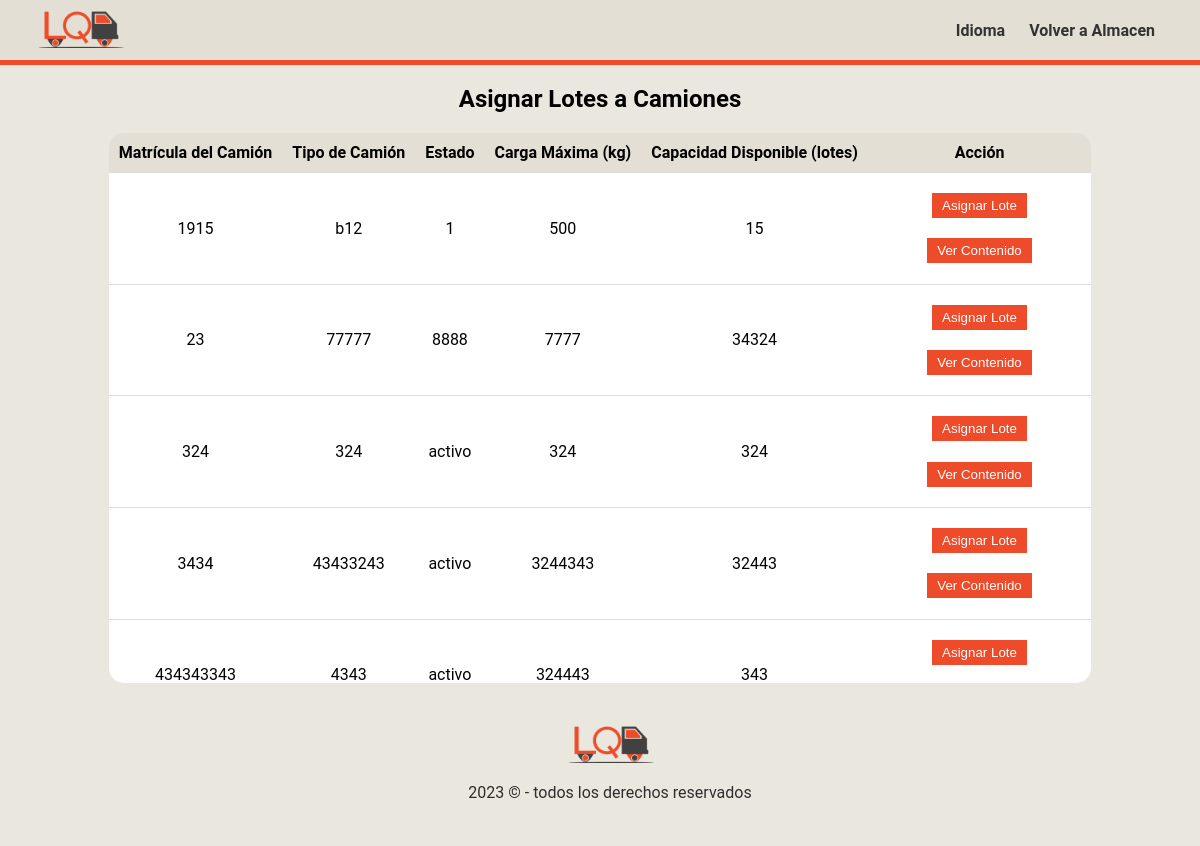
The page /api/almacen/views/vistaAsignarLotes.php (signed in) on the database its author committed.
### tables this page shows
CREATE TABLE `vehiculopesado` (
  `matricula` varchar(30) NOT NULL,
  `pesoMax` int(30) NOT NULL,
  `estado` varchar(30) NOT NULL,
  `tipoCamion` varchar(30) NOT NULL,
  `tamanoCaja` varchar(30) NOT NULL
);

### api/almacen/models/modelo.php (called while the page is built, shortened)
<?php
class Modelo {
    private $conexion;
    public function __construct() {
        $this->conexion = new mysqli("localhost", "root", "", "logiq");
    }
    public function obtenerVehiculosPesados(){
            $instruccion = "SELECT * FROM vehiculopesado";
            $resultado = $this->conexion->query($instruccion);
        $vPesado = array();
            while ($fila = $resultado->fetch_assoc()) {
                $vPesado[] = array(
                    "matricula" => $fila["matricula"],
                    "pesoMax" => $fila["pesoMax"],
                    "estado" => $fila["estado"],
                    "tipoCamion" => $fila["tipoCamion"],
                    "tamanoCaja" => $fila["tamanoCaja"]
                );
            }
            return json_encode($vPesado);
    }
}
?>

### api/almacen/controllers/controlador.php (called while the page is built, shortened)
<?php
include(__DIR__ . '/../models/modelo.php');
class Controlador
{
    private $modelo;
    public function __construct()
    {
        $this->modelo = new Modelo();
    }
    public function obtenerVehiculosPesados()
    {
        $vPesadosJson = $this->modelo->obtenerVehiculosPesados();
        return $vPesadosJson;
    }
}
?>

### api/almacen/views/vistaAsignarLotes.php (the view, shortened to what this page needs)
<!DOCTYPE html>
<html>
<head>
    <link rel="stylesheet" href="styles.css">
</head>
<body>
<header>
    <div class="logo">
      <a href="../../../index.php"><img src="../../../img/logo.png" alt="Logo"></a>
    </div>
    <nav class="primer-menu">
      <ul>
        <li><a href="#">Idioma</a></li>
        <li><a href="../../../paginas/almacen.php">Volver a Almacen</a></li>
      </ul>
    </nav>
  </header>
  <div class="header-line"></div>
    <h1>Asignar Lotes a Camiones</h1>
    <div id="table-container">
    <table>
        <tr>
            <th>Matrícula del Camión</th>
            <th>Tipo de Camión</th>
            <th>Estado</th>
            <th>Carga Máxima (kg)</th>
            <th>Capacidad Disponible (lotes)</th>
            <th>Acción</th>
        </tr>
        <tbody>
        <?php
        include (__DIR__ . '/../controllers/controlador.php');
        $controlador = new Controlador();
        $camionesJSON = $controlador->obtenerVehiculosPesados();
        $camiones = json_decode($camionesJSON, true);
        foreach ($camiones as $camion) {
            echo "<tr id='fila-camion-{$camion['matricula']}'>";
            echo "<td>{$camion['matricula']}</td>";
            echo "<td>{$camion['tipoCamion']}</td>";
            echo "<td>{$camion['estado']}</td>";
            echo "<td>{$camion['pesoMax']}</td>";
            echo "<td>{$camion['tamanoCaja']}</td>";
            echo "<td><button onclick=\"mostrarLotes('{$camion['matricula']}')\">Asignar Lote</button>
            <a href='vistaLotesAsignados.php?matricula={$camion['matricula']}'><button>Ver Contenido</button></a></td>";
            echo "</tr>";
        }
        ?>
        </tbody>
    </table>
    </div>
    <footer class="footer">
    <div class="footer-container">
    <div class="logo">
          <img src="../../../img/logo.png">
        <p>2023 © - todos los derechos reservados</p>
    </div>
    </div>
  </footer>
</body>
</html>

### api/almacen/views/styles.css (style rules this page uses)
body { font-family: 'Roboto', sans-serif; background-color: #eae7de; margin: 0; padding: 0; display: flex; flex-direction: column; min-height: 100vh; }
header { background-color: #e3dfd4; height: 40px; padding: 10px; justify-content: space-between; display: flex; align-items: center; }
.header-line { height: 5px; background-color: #ee4b2a; margin-top: 0; }
.logo { margin-left: 20px; float: left; }
.logo img { height: 40px; }
.primer-menu { float: right; }
.primer-menu ul { list-style: none; margin-right: 30px; }
.primer-menu ul li { display: inline-block; margin-left: 10px; }
.primer-menu ul li a { font-weight: bold; text-decoration: none; color: #333; padding: 5px; border-radius: 5px; transition: background-color 0.4s ease; }
h1 { font-size: 24px; text-align: center; margin: 20px 0; }
#table-container { margin: 0 auto; text-align: center; flex-direction: column; display: flex; border-radius: 15px; max-width:fit-content; margin-bottom: 20px; overflow:auto; max-height: 550px; }
table { width: 100%; margin: auto; border-collapse:collapse; background-color: #fff; padding-top: 5px; max-height: 550px; box-shadow: 0 0 10px rgba(0, 0, 0, 0.1 ); }
table th, table td { padding: 10px; text-align: center; border-bottom: 1px solid #ddd; }
table th { background-color: #e3dfd4; }
button { background-color: #ee4b2a; color: #fff; border: none; padding: 5px 10px; margin: 5%; cursor: pointer; transition: background-color 0.3s ease; }
.footer { margin-top: 20px; margin-right: 0; margin-left: 0; width: 100%; background-color: #eae7de; color: #2e2e2e; text-align: center; }
.footer-container { display: flex; align-items: center; flex-direction: column; justify-content: center; }
.footer-container .logo img { height: 40px; }

### rows shown on the page
vehiculopesado: matricula "1915", tipoCamion "b12", estado "1", pesoMax "500", tamanoCaja "15"
vehiculopesado: matricula "23", tipoCamion "77777", estado "8888", pesoMax "7777", tamanoCaja "34324"
vehiculopesado: matricula "324", tipoCamion "324", estado "activo", pesoMax "324", tamanoCaja "324"
vehiculopesado: matricula "3434", tipoCamion "43433243", estado "activo", pesoMax "3244343", tamanoCaja "32443"
vehiculopesado: matricula "434343343", tipoCamion "4343", estado "activo", pesoMax "324443", tamanoCaja "343"
